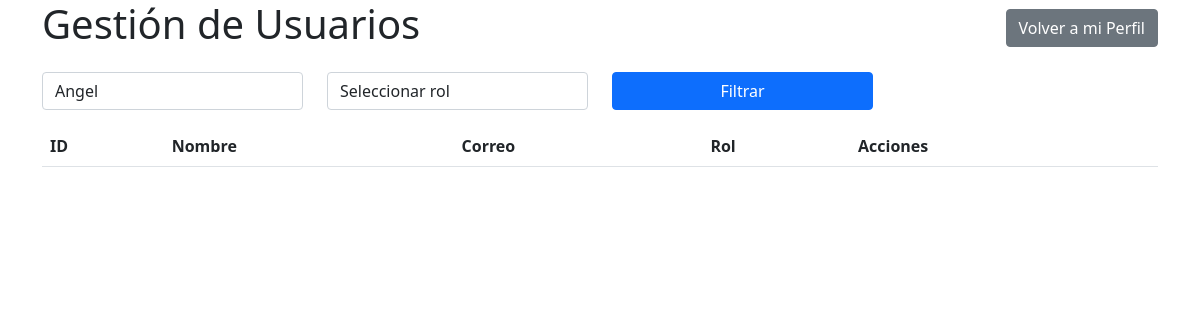
The app's page /usuarios.php?buscar=Angel (signed in), older data.
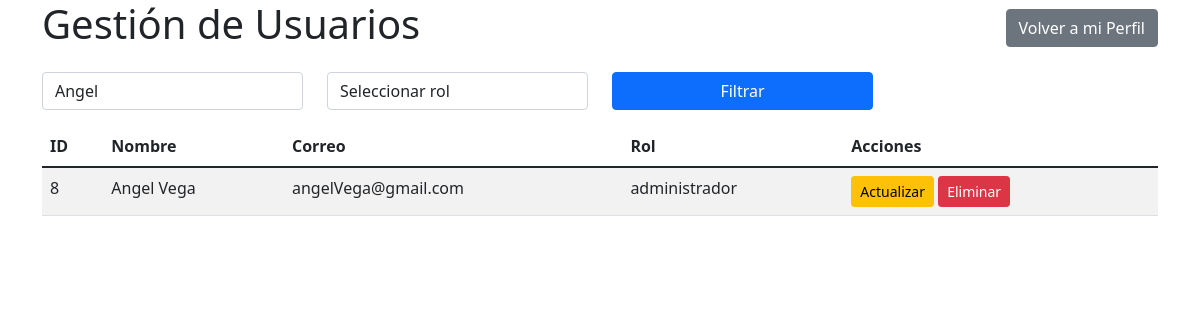
The same page, newer data.
### tables this page shows
CREATE TABLE `usuarios` (
  `id` int(11) NOT NULL,
  `rol_id` int(11) NOT NULL,
  `correo` varchar(100) NOT NULL,
  `cedula` varchar(20) NOT NULL,
  `nombre` varchar(50) NOT NULL,
  `apellido` varchar(50) NOT NULL,
  `contrasena` varchar(255) NOT NULL,
  `fecha_registro` timestamp NOT NULL DEFAULT current_timestamp(),
  `imagen_perfil` varchar(255) DEFAULT NULL,
  `descripcion` text DEFAULT NULL,
  `fecha_nacimiento` date DEFAULT NULL
);

CREATE TABLE `roles` (
  `id` int(11) NOT NULL,
  `descripcion` varchar(50) NOT NULL
);

### usuarios.php (the view, shortened to what this page needs)
<?php
include 'CRUD/conexion.php';
?>
<!DOCTYPE html>
<html lang="es">
<head>
    <link rel="stylesheet" href="https://cdn.jsdelivr.net/npm/bootstrap@5.1.3/dist/css/bootstrap.min.css">
</head>
<body>
    <div class="container">
        <div class="d-flex justify-content-between align-items-center mb-3">
            <h1>Gestión de Usuarios</h1>
            <a href="perfil.php" class="btn btn-secondary"><i class="fas fa-arrow-left"></i> Volver a mi Perfil</a>
        </div>
        <form method="GET" class="mb-3">
            <div class="row">
                <div class="col-md-3">
                    <input type="text" name="buscar" class="form-control" placeholder="Buscar por nombre o correo" value="<?= isset($_GET['buscar']) ? $_GET['buscar'] : '' ?>">
                </div>
                <div class="col-md-3">
                    <select name="rol" class="form-control">
                        <option value="">Seleccionar rol</option>
                    </select>
                </div>
                <div class="col-md-3">
                    <button type="submit" class="btn btn-primary w-100">Filtrar</button>
                </div>
            </div>
        </form>
        <table class="table table-striped">
            <thead>
                <tr>
                    <th>ID</th>
                    <th>Nombre</th>
                    <th>Correo</th>
                    <th>Rol</th>
                    <th>Acciones</th>
                </tr>
            </thead>
            <tbody>
                <?php
                $buscar = isset($_GET['buscar']) ? $_GET['buscar'] : '';
                $sql = "SELECT u.id, u.nombre, u.apellido, u.correo, r.descripcion AS tipo_usuario
                        FROM usuarios u
                        INNER JOIN roles r ON u.rol_id = r.id
                        WHERE 1=1";
                if ($buscar) {
                    $sql .= " AND (u.nombre LIKE '%$buscar%' OR u.correo LIKE '%$buscar%')";
                }
                $resultado = $conn->query($sql);
                while ($usuario = $resultado->fetch_assoc()): ?>
                <tr>
                    <td><?= $usuario['id'] ?></td>
                    <td><?= $usuario['nombre'] . ' ' . $usuario['apellido'] ?></td>
                    <td><?= $usuario['correo'] ?></td>
                    <td><?= $usuario['tipo_usuario'] ?></td>
                    <td>
                        <a href="CRUD/actualizar.php?id=<?= $usuario['id'] ?>" class="btn btn-warning btn-sm">Actualizar</a>
                        <?php if ($_SESSION['tipo_usuario'] === 'administrador'): ?>
                        <a href="CRUD/eliminar.php?id=<?= $usuario['id'] ?>" class="btn btn-danger btn-sm" onclick="return confirm('¿Estás seguro de que deseas eliminar este usuario?')">Eliminar</a>
                        <?php endif; ?>
                    </td>
                </tr>
                <?php endwhile; ?>
            </tbody>
        </table>
    </div>
</body>
</html>

Row changes from the older to the newer data that the page shows:
added usuarios: id "8", nombre "Angel", apellido "Vega", correo "angelVega@gmail.com", rol.descripcion "administrador"
